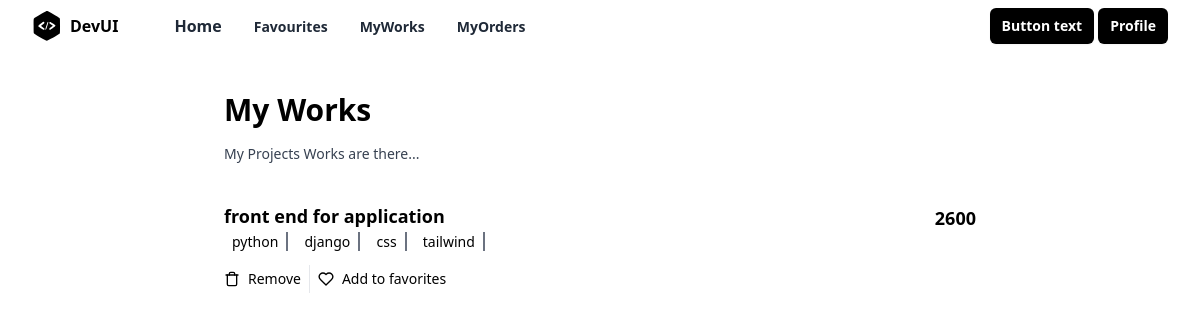
Screenshot of /works/all/ (signed in) with the database file from the repository.
### store/models.py (models this page shows, shortened)
class Project(models.Model):
    title=models.CharField(max_length=100)
    description=models.TextField()
    tag_objects=models.ManyToManyField(Tag)
    owner=models.ForeignKey(User,on_delete=models.CASCADE,related_name="projects")
    thumbnail=EmbedVideoField()
    price=models.PositiveIntegerField()
    files=models.FileField(upload_to="projects",null=True)
    created_date=models.DateTimeField(auto_now_add=True)
    updated_date=models.DateTimeField(auto_now=True)
    is_active=models.BooleanField(default=True)

class Tag(models.Model):
    title=models.CharField(max_length=100,unique=True)
    created_date=models.DateTimeField(auto_now_add=True)
    updated_date=models.DateTimeField(auto_now=True)
    is_active=models.BooleanField(default=True)
    def __str__(self):
        return self.title

### store/views.py (the view)
# urls.py: path('works/all/',views.ProjectListView.as_view(),name="myworks"),
class ProjectListView(View):
    def get(self,request,*args,**kwargs):
        qs=request.user.projects.all()
        return render(request,"store/myprojects.html",{"works":qs})

### store/templates/store/myprojects.html (shortened to what this page needs)
{%extends 'store/base.html'%}
{%load embed_video_tags %}
{%block main_block%}
<div class="mx-auto flex max-w-3xl flex-col space-y-4 p-6 px-2 sm:p-10 sm:px-2">
    <h2 class="text-3xl font-bold">My Works</h2>
    <p class="mt-3 text-sm font-medium text-gray-700">
    My Projects Works are there...
    </p>
    <ul class="flex flex-col divide-y divide-gray-200">
        {%for w in works%}
        <li class="flex flex-col py-6 sm:flex-row sm:justify-between">
            <div class="flex w-full space-x-2 sm:space-x-4">
              <div class="flex w-full flex-col justify-between pb-4">
                <div class="flex w-full justify-between space-x-2 pb-2">
                  <div class="space-y-1">
                    <h3 class="text-lg font-semibold leading-snug sm:pr-8">
                      {{w.title}}
                    </h3>
                    {%for t in w.tag_objects.all%}
                    <span class="border-r-2 border-gray-500 px-2 me-1 text-sm text-black-500 my-2">{{t}}</span>
                    {%endfor%}
                  </div>
                  <div class="text-right">
                    <p class="text-lg font-semibold">{{w.price}}</p>
                  </div>
                </div>
                <div class="flex divide-x text-sm">
                  <a href="{%url 'work-delete' w.id%}"
                    type="button"
                    class="flex items-center space-x-2 px-2 py-1 pl-0"
                  >
                    <span>Remove</span>
                  </a>
                  <button type="button" class="flex items-center space-x-2 px-2 py-1">
                    <span>Add to favorites</span>
                  </button>
                </div>
              </div>
            </div>
          </li>
        {%endfor%}
    </ul>
</div>
{%endblock%}

### rows the page displays
Project: title "front end for application", price "2600"
Tag: title "python"
Tag: title "django"
Tag: title "css"
Tag: title "tailwind"
